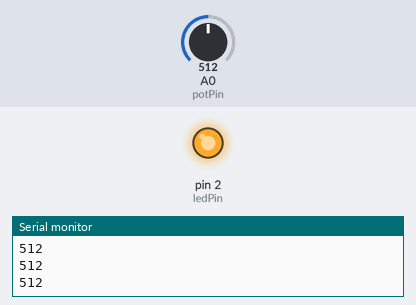
A sketch run on a simulated Arduino Uno, built with avr-gcc and run on an emulated ATmega328P. Shown: output pins drawn as LEDs (lit = HIGH), the last lines printed to the serial monitor. The inputs (shaded band) are chosen by the test bench; at power-on: A0 (potPin) = 512.

Above: at 1.2 s.
1.3 s: A0 (potPin) set to 219
2.8 s: A0 (potPin) set to 193
At 3.9 s:
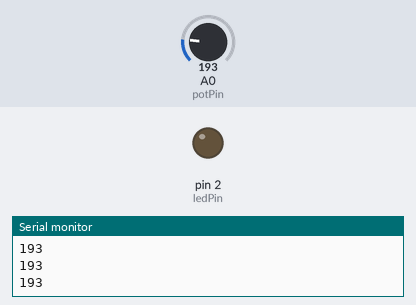
4.3 s: A0 (potPin) set to 210
At 4.9 s:
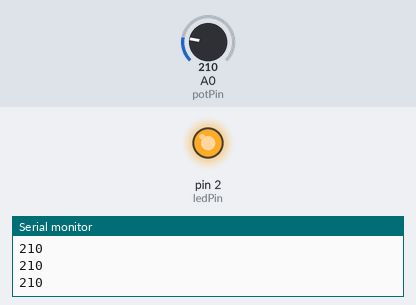
5.8 s: A0 (potPin) set to 190
At 6.2 s:
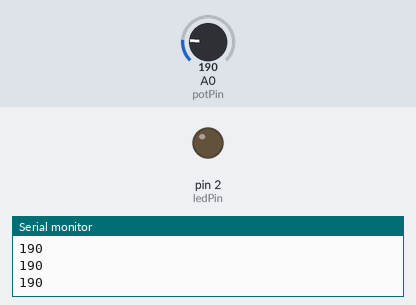
Timing chart, 0 to 8.3 s (numbered marks = the images above; inputs shaded):
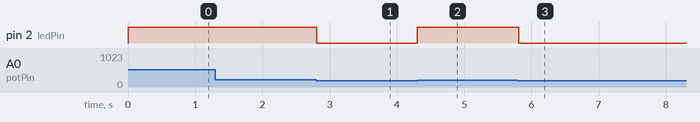

The sketch:

POTENTIOMETER_CONTROLLED_LED.ino
```cpp
// C++ code
//
int ledPin=2;
int potPin=A0;
int potVal;
void setup()
{
  pinMode(ledPin,OUTPUT);
  pinMode(potPin,INPUT);
  Serial.begin(9600);
}

void loop()
{
  potVal=analogRead(A0);
  Serial.println(potVal);
  if(potVal>200){
    digitalWrite(ledPin, HIGH);
  }
  else{
    digitalWrite(ledPin, LOW);
  }
}
```

Measured:
- the behaviour switches between 201 and 200 on A0 (potPin) (found by bisection; images 0 and 1)
- after the input at 2.8 s, pin 2 (ledPin): HIGH → LOW at once
- after the input at 4.3 s, pin 2 (ledPin): LOW → HIGH at once
- after the input at 5.8 s, pin 2 (ledPin): HIGH → LOW at once
